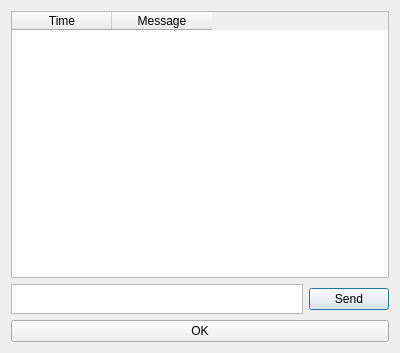
<?xml version="1.0" encoding="UTF-8"?>
<ui version="4.0">
 <class>TopicDialog</class>
 <widget class="QDialog" name="TopicDialog">
  <property name="geometry">
   <rect>
    <x>0</x>
    <y>0</y>
    <width>400</width>
    <height>353</height>
   </rect>
  </property>
  <property name="windowTitle">
   <string>Dialog</string>
  </property>
  <layout class="QGridLayout" name="gridLayout">
   <item row="1" column="1">
    <layout class="QHBoxLayout" name="horizontalLayout">
     <property name="spacing">
      <number>6</number>
     </property>
     <item>
      <widget class="QPlainTextEdit" name="inputMsg">
       <property name="maximumSize">
        <size>
         <width>16777215</width>
         <height>30</height>
        </size>
       </property>
      </widget>
     </item>
     <item>
      <widget class="QPushButton" name="btnSend">
       <property name="text">
        <string>Send</string>
       </property>
      </widget>
     </item>
    </layout>
   </item>
   <item row="2" column="1">
    <widget class="QPushButton" name="btnOK">
     <property name="text">
      <string>OK</string>
     </property>
    </widget>
   </item>
   <item row="0" column="1">
    <widget class="QTableWidget" name="tableWidget">
     <property name="minimumSize">
      <size>
       <width>0</width>
       <height>240</height>
      </size>
     </property>
     <column>
      <property name="text">
       <string>Time</string>
      </property>
     </column>
     <column>
      <property name="text">
       <string>Message</string>
      </property>
     </column>
    </widget>
   </item>
  </layout>
 </widget>
 <resources/>
 <connections/>
</ui>
